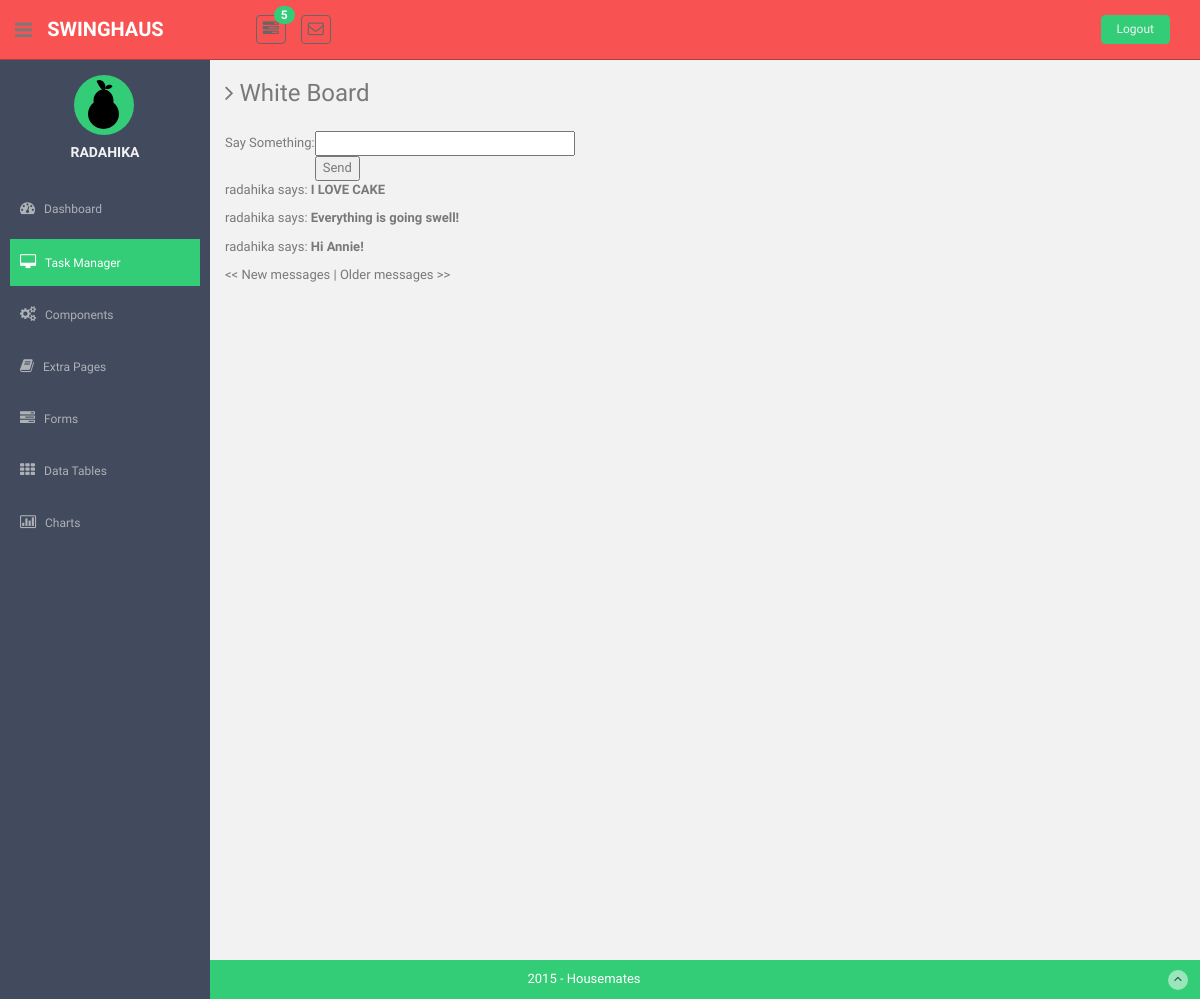
Screenshot of /home (signed in) with the database file from the repository.
### app/models.py (models this page shows, shortened)
class House(db.Model):
    __tablename__ = 'house'
    id = db.Column(db.Integer, primary_key=True)
    housename = db.Column(db.String(64), index=True, unique=True)
    password_hash = db.Column(db.String(128))
    users = db.relationship('User', backref='home', lazy='dynamic')
    chores = db.relationship('Chore', backref='home', lazy='dynamic')
    events = db.relationship('Event', backref='home', lazy='dynamic')
    messages = db.relationship('Message', backref='home', lazy='dynamic')
    def sorted_messages(self):
        return self.messages.order_by(Message.timestamp.desc())

class User(db.Model):
    __tablename__ = 'user'
    id = db.Column(db.Integer, primary_key=True)
    username  = db.Column(db.String(64), index=True, unique=True)
    password_hash = db.Column(db.String(128))
    token = db.Column(db.String(128))
    email = db.Column(db.String(120), index=True, unique=True)
    phone_number = db.Column(db.String(10))
    house_id = db.Column(db.Integer, db.ForeignKey('house.id'))
    chores = db.relationship('Chore', backref='author', lazy='dynamic')
    messages = db.relationship('Message', backref='Message.sender_id', primaryjoin='User.id==Message.receiver_id', lazy='dynamic')
    def get_housename(self):
        return str(self.home.housename)
    def chore_count(self):
        return len(self.chores.all())
    def house_messages(self):
        return self.home.sorted_messages()
    def sorted_chores(self):
        return self.chores.order_by(Chore.timestamp.desc())
    def unread_messages(self):
        unread = 0
        for m in self.messages:
            if not m.read:
                unread += 1
        return unread

class Message(db.Model):
    __tablename__ = 'message'
    id = db.Column(db.Integer, primary_key=True)
    message = db.Column(db.String(500), index=True)
    timestamp = db.Column(db.DateTime)
    read = db.Column(db.Boolean, default=False)
    house_id = db.Column(db.Integer, db.ForeignKey('house.id'))
    sender_id = db.Column(db.Integer, db.ForeignKey('user.id'))
    receiver_id = db.Column(db.Integer, db.ForeignKey('user.id'))
    sender = db.relationship('User', foreign_keys='Message.sender_id')
    receiver = db.relationship('User', foreign_keys='Message.receiver_id')

### app/views.py (the view)
@app.route('/home', methods=['GET', 'POST'])
@app.route('/home/<int:page>', methods=['GET', 'POST'])
@login_required
def home(page=1, chore_page=1):
    user = g.user
    form = MessageForm()
    if form.validate_on_submit():
        message = Message(message=form.message.data, timestamp=datetime.datetime.utcnow(), sender=user, home=user.home, receiver=None)
        db.session.add(message)
        db.session.commit()
        flash('Your message is sent!')
        return redirect(url_for('home'))
    house_messages = user.house_messages().paginate(page, MESSAGES_PER_PAGE, False)
    messages = user.messages.paginate(page, MESSAGES_PER_PAGE, False)
    chores = user.sorted_chores().paginate(chore_page, CHORES_PER_PAGE, False)
    return render_template('home.html',
                            title='Home',
                            user=user,
                            form=form,
                            house_messages=house_messages,
                            messages=messages,
                            chores=chores)

### app/forms.py
class MessageForm(Form):
    message = StringField('message', validators=[DataRequired()])

### app/views.py (called while the page is built)
@lm.user_loader
def load_user(id):
    return User.query.get(int(id))

@app.before_request
def before_request():
    g.user = current_user

### app/templates/home.html (shortened to what this page needs)
{% extends "base.html" %}
        {% block content %}
            <h3><i class="fa fa-angle-right"></i> White Board</h3>
          	<div class="row mt">
          		<div class="col-lg-12">
              <form action="" method="post" name="message">
                <table>
                  <tr>
                    <td>Say Something:</td>
                    <td> {{ form.message(size=30, maxlength=140) }}</td>
                  </tr>
                  <tr>
                    <td></td>
                    <td><input type="submit" value="Send"></td>
                </tr>
              </table>
            </form>
            {% for message in house_messages.items %}
            <p>
                {{ message.sender.username }} says: <b>{{ message.message }}</b>
            </p>
            {% endfor %}
            {% if messages.has_prev %}<a href="{{ url_for('home', page=messages.prev_num) }}"><< Newer messages</a>{%
            else %}<< New messages{% endif %} |
            {% if messages.has_next %}<a href="{{ url_for('home', page=messages.next_num) }}">Older messages >></a>{%
            else %}Older messages >>{% endif %}
          		</div>
          	</div>
    {% endblock %}

### app/templates/base.html (shortened to what this page needs)
<!DOCTYPE html>
<html lang="en">
  <head>
    <link href="{{ url_for('static', filename='assets/css/bootstrap.css') }}" rel="stylesheet">
    <link href="{{ url_for('static', filename='assets/font-awesome/css/font-awesome.css') }}" rel="stylesheet" />
    <link href="{{ url_for('static', filename='assets/css/style.css') }}" rel="stylesheet">
    <link href="{{ url_for('static', filename='assets/css/style-responsive.css') }}" rel="stylesheet">
    <link href="{{ url_for('static', filename='css/home_style.css') }}" rel="stylesheet">
    <link rel="stylesheet" href="{{ url_for('static', filename='assets/css/to-do.css') }}">
  </head>
  <body>
  <section id="container" >
      <header class="header black-bg">
              <div class="sidebar-toggle-box">
                  <div class="fa fa-bars tooltips" data-placement="right" data-original-title="Toggle Navigation"></div>
              </div>
            <a href="{{ url_for('index') }}" class="logo"><b>{{ user.get_housename() }}</b></a>
            <div class="nav notify-row" id="top_menu">
                <ul class="nav top-menu">
                    <li class="dropdown">
                        <a data-toggle="dropdown" class="dropdown-toggle" href="#">
                            <i class="fa fa-tasks"></i>
                            {% if user.chore_count() > 0 %}
                            <span class="badge bg-theme" id="inbox_count">
                              {{ user.chore_count() }}
                            </span>
                            {% endif %}
                        </a>
                    </li>
                    <li id="header_inbox_bar" class="dropdown">
                        <a data-toggle="dropdown" class="dropdown-toggle" href="#">
                            <i class="fa fa-envelope-o" id="badge"></i>
                        </a>
                    </li>
                </ul>
            </div>
            <div class="top-menu">
            	<ul class="nav pull-right top-menu">
                <li><a class="logout" href="{{ url_for('logout') }}">Logout</a></li>
            	</ul>
            </div>
        </header>
      <aside>
          <div id="sidebar"  class="nav-collapse ">
              <ul class="sidebar-menu" id="nav-accordion">
                <p class="centered"><a class='user'href="{{ url_for('user', username=g.user.username) }}"><img src="{{ url_for('static', filename='images/pear.svg') }}" alt="profile"></a></p>
              	  <h5 class="centered">{{ user.username.upper() }}</h5>
                  <li class="mt">
                  <a href="{{ url_for('index') }}">
                          <i class="fa fa-dashboard"></i>
                          <span>Dashboard</span>
                      </a>
                  </li>
                  <li class="sub-menu">
                      <a class="active" href="javascript:;" >
                          <i class="fa fa-desktop"></i>
                          <span>Task Manager</span>
                      </a>
                  </li>
                  <li class="sub-menu">
                      <a href="javascript:;" >
                          <i class="fa fa-cogs"></i>
                          <span>Components</span>
                      </a>
                  </li>
                  <li class="sub-menu">
                      <a href="javascript:;" >
                          <i class="fa fa-book"></i>
                          <span>Extra Pages</span>
                      </a>
                  </li>
                  <li class="sub-menu">
                      <a href="javascript:;" >
                          <i class="fa fa-tasks"></i>
                          <span>Forms</span>
                      </a>
                  </li>
                  <li class="sub-menu">
                      <a href="javascript:;" >
                          <i class="fa fa-th"></i>
                          <span>Data Tables</span>
                      </a>
                  </li>
                  <li class="sub-menu">
                      <a href="javascript:;" >
                          <i class=" fa fa-bar-chart-o"></i>
                          <span>Charts</span>
                      </a>
                  </li>
              </ul>
          </div>
      </aside>
      <section id="main-content">
          <section class="wrapper site-min-height">
            {% block content %}
            {% endblock %}
      </section><! --/wrapper -->
      </section>
      <footer class="site-footer">
          <div class="text-center">
              2015 - Housemates
              <a href="#" class="go-top">
                  <i class="fa fa-angle-up"></i>
              </a>
          </div>
      </footer>
  </section>
  </body>
</html>

### app/static/assets/css/style.css (style rules this page uses)
body { color: #797979; background: #f2f2f2; font-family: 'Ruda', sans-serif; padding: 0px !important; margin: 0px !important; font-size:13px; }
ul li { list-style: none; }
a, a:hover, a:focus { text-decoration: none; outline: none; }
#container { width: 100%; height: 100%; }
.bg-theme { background-color: #33cc77; }
.centered { text-align: center; }
.mt { margin-top: 25px; }
ul.top-menu > li > .logout { color: #f2f2f2; font-size: 12px; border-radius: 4px; -webkit-border-radius: 4px; border: 1px solid #33cc77 !important; padding: 5px 15px; margin-right: 15px; background: #33cc77; margin-top: 15px; }
#sidebar { width: 210px; height: 100%; position: fixed; background: #424a5d; }
#sidebar h5 { color: #f2f2f2; font-weight: 700; }
#sidebar ul li { position: relative; }
ul.sidebar-menu , ul.sidebar-menu li ul.sub { margin: -2px 0 0; padding: 0; }
ul.sidebar-menu { margin-top: 75px; }
ul.sidebar-menu li { margin-bottom: 5px; margin-left:10px; margin-right:10px; }
ul.sidebar-menu li.sub-menu { line-height: 15px; }
ul.sidebar-menu li a span { display: inline-block; }
ul.sidebar-menu li a { color: #aeb2b7; text-decoration: none; display: block; padding: 15px 0 15px 10px; font-size: 12px; outline: none; -webkit-transition: all 0.3s ease; -moz-transition: all 0.3s ease; -o-transition: all 0.3s ease; -ms-transition: all 0.3s ease; transition: all 0.3s ease; }
ul.sidebar-menu li a.active, ul.sidebar-menu li a:hover, ul.sidebar-menu li a:focus { background: #33cc77; color: #fff; display: block; -webkit-transition: all 0.3s ease; -moz-transition: all 0.3s ease; -o-transition: all 0.3s ease; -ms-transition: all 0.3s ease; transition: all 0.3s ease; }
ul.sidebar-menu li a i { font-size: 15px; padding-right: 6px; }
ul.sidebar-menu li a.active i { color: #fff; }
#main-content { margin-left: 210px; }
.header, .footer { min-height: 60px; padding: 0 15px; }
.header { position: fixed; left: 0; right: 0; z-index: 1002; }
.black-bg { background: #f95252; border-bottom: 1px solid #B23B3B; }
.wrapper { display: inline-block; margin-top: 60px; padding-left: 15px; padding-right: 15px; padding-bottom: 15px; padding-top: 0px; width: 100%; }
a.logo { font-size: 20px; color: #ffffff; float: left; margin-top: 15px; text-transform: uppercase; font-spacing: 1px; }
a.logo b { font-weight: 900; }
#top_menu .nav > li, ul.top-menu > li { float: left; }
.notify-row { float: left; margin-top: 15px; margin-left: 92px; }
ul.top-menu > li > a { color: #666666; font-size: 16px; border-radius: 4px; -webkit-border-radius: 4px; border:1px solid #666666 !important; padding: 2px 6px; margin-right: 15px; }
.notify-row .badge { position: absolute; right: -10px; top: -10px; z-index: 100; }
.sidebar-toggle-box { float: left; padding-right: 15px; margin-top: 20px; }
.sidebar-toggle-box .fa-bars { cursor: pointer; display: inline-block; font-size: 20px; }
.site-footer { background: #33cc77; color: #fff; padding: 10px 0; }
.go-top { margin-right: 1%; float: right; background: rgba(255,255,255,.5); width: 20px; height: 20px; border-radius: 50%; -webkit-border-radius: 50%; }
.go-top i { color: #2A3542; }
.site-min-height { min-height: 900px; }

### app/static/css/home_style.css (style rules this page uses)
a.user { width: 60px; height: 60px; background-color: #33cc77; background-size: cover; display: block; border-radius: 60px; -webkit-border-radius: 60px; -moz-border-radius: 60px; -webkit-transition: background-color 2s, opacity 2s; margin-left: 35%; padding-top: 5px; }

### rows the page displays
House: get_housename "SWINGHAUS"
User: username "RADAHIKA"
Message: sender.username "radahika", message "I LOVE CAKE"
Message: sender.username "radahika", message "Everything is going swell!"
Message: sender.username "radahika", message "Hi Annie!"

### other values shown
{{ user.chore_count() }} "5"
